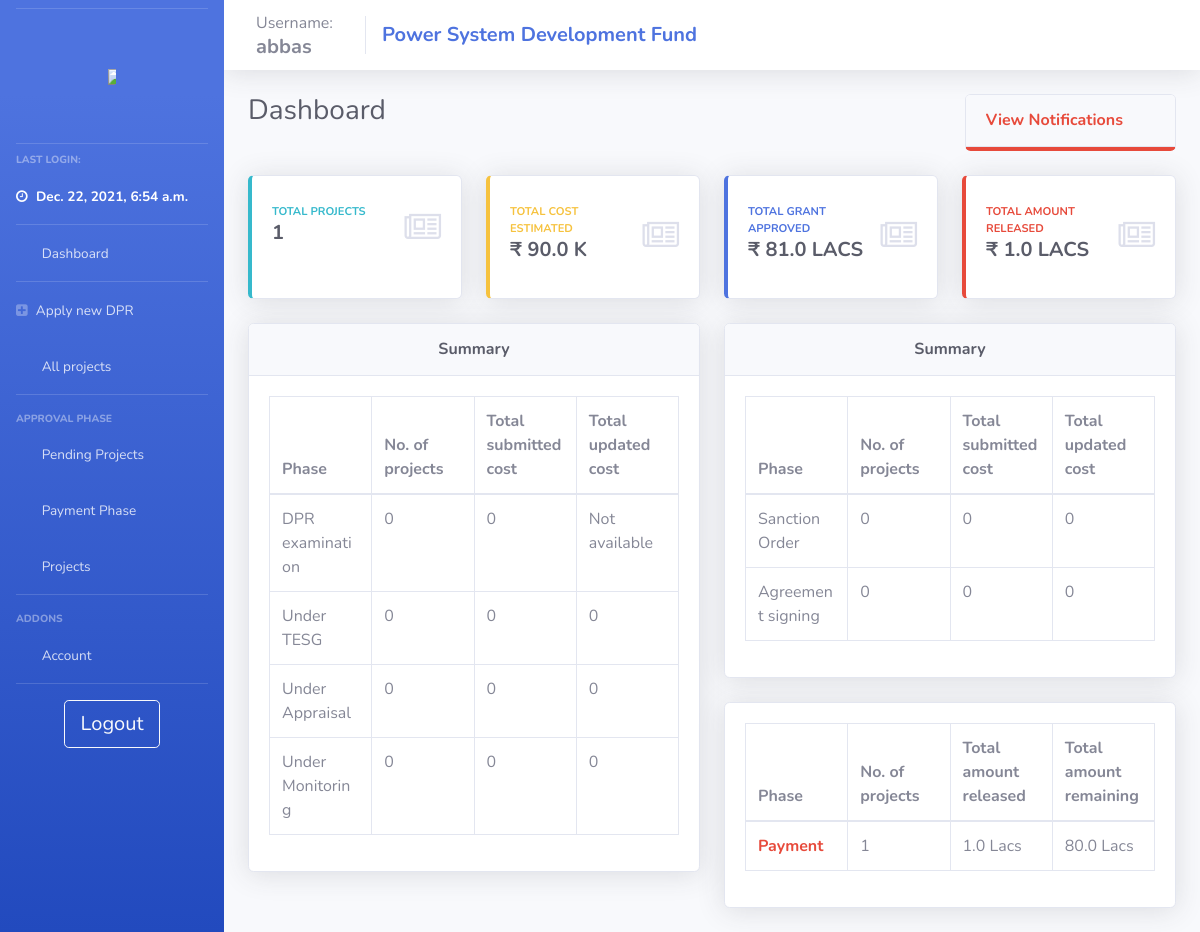
The app's page /user_dashboard/ (signed in), older data.
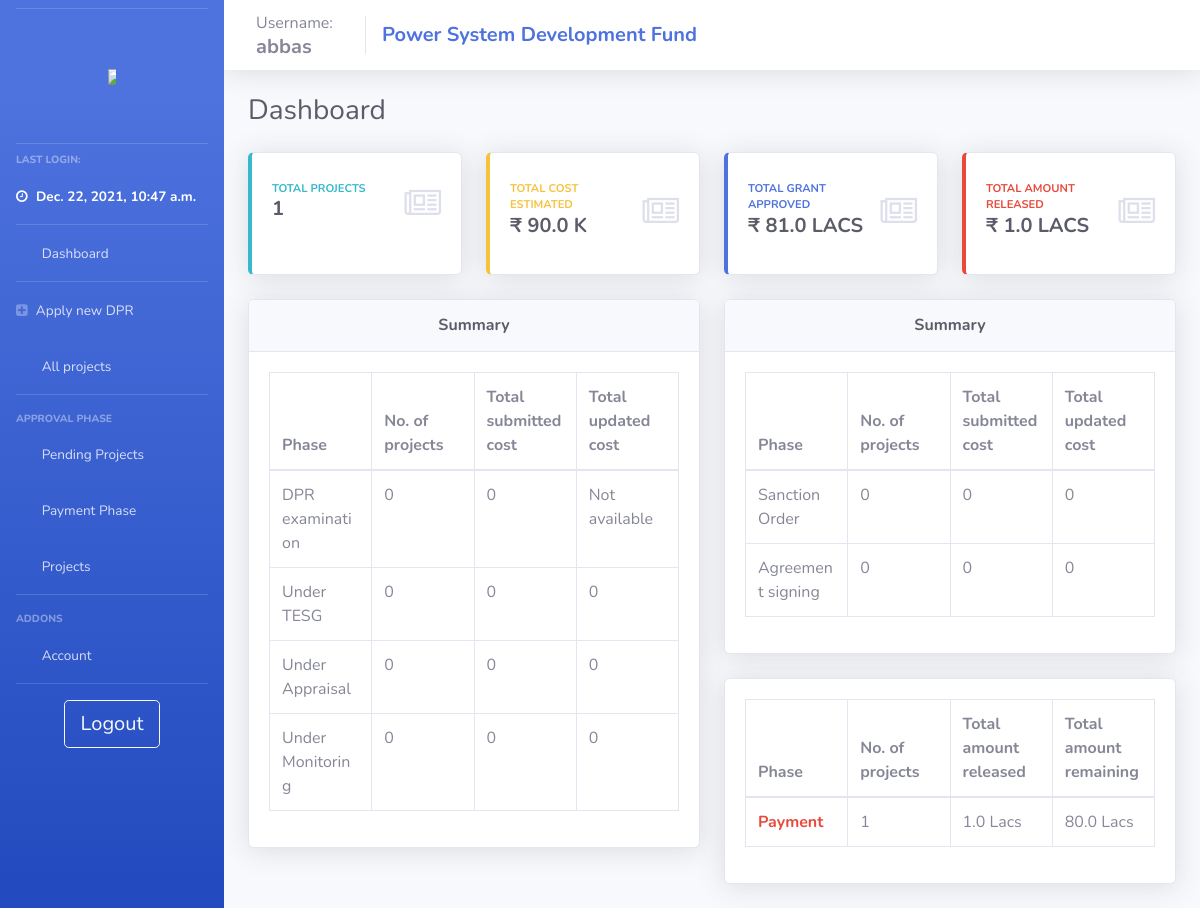
The same page, newer data.
### psdf_main/models.py (models this page shows)
class users(models.Model):
    username = models.CharField(max_length=200, null = False, unique = True)
    password = models.CharField(max_length=200, null = True)
    nodal = models.CharField(max_length=200, null = True)
    region = models.CharField(max_length=20, null = True)
    email = models.TextField(max_length=50, null=True)
    utilname = models.CharField(max_length=400, null = True)
    contact = models.CharField(max_length=10, null = True)
    address = models.CharField(max_length=500, null = True)
    reqdate = models.DateField(auto_now_add=True,null = True)
    aprdate = models.DateField( null = True)
    lastlogin = models.DateTimeField(null = True)
    admin = models.BooleanField(default=False)
    auditor = models.BooleanField(default=False)
    active = models.BooleanField(default=False)
    activate = models.BooleanField(default=False)
    notification = models.TextField(null=True)
    tpd = models.TextField(null=True)

### psdf_main/user_control.py (the view)
# urls.py: path('user_dashboard/', views.user_dashboard, name="user_dashboard"),
def user_dashboard(request):
    if useronline(request):
        context = full_user_context(request)
        thisuser = getuser(request)
        allproj = projects.objects.filter(deny = False, userid = thisuser)
        context['totalprojs'] = allproj.count()
        totalcost = 0
        totalgrant = 0
        totalreleased = 0
        for proj in allproj:
            if proj.amt_updated != None:
                totalcost = totalcost + int(proj.amt_updated)
            if proj.amt_approved != None:
                totalgrant = totalgrant + int(proj.amt_approved)
            if proj.amt_approved != None:
                totalreleased = totalreleased + int(proj.amt_released)
        context['totalcost'] = totalcost
        context['totalgrant'] = totalgrant
        context['totalreleased'] = totalreleased
        dprprojs = temp_projects.objects.filter(deny = False, userid = thisuser)
        context['dprnoproj'] = dprprojs.count()
        dprcost = 0
        for proj in dprprojs:
            if proj.amountasked != None:
                dprcost = dprcost + int(proj.amountasked)
        context['dprsubcost'] = dprcost
        tesgprojs = projects.objects.filter(deny = False, status = '1', userid = thisuser)
        context['tesgnoproj'] = tesgprojs.count()
        tesgsubcost = 0
        tesgupcost = 0
        for proj in tesgprojs:
            if proj.amt_asked != None:
                tesgsubcost = tesgsubcost + int(proj.amt_asked)
            if proj.amt_updated != None:
                tesgupcost = tesgupcost + int(proj.amt_updated)
        context['tesgsubcost'] = tesgsubcost
        context['tesgupcost'] = tesgupcost
        aprprojs = projects.objects.filter(deny = False, status = '2', userid = thisuser)
        context['aprnoproj'] = aprprojs.count()
        aprsubcost = 0
        aprupcost = 0
        for proj in aprprojs:
            if proj.amt_asked != None:
                aprsubcost = aprsubcost + int(proj.amt_asked)
            if proj.amt_updated != None:
                aprupcost = aprupcost + int(proj.amt_updated)
        context['aprsubcost'] = aprsubcost
        context['aprupcost'] = aprupcost
        moniprojs = projects.objects.filter(deny = False, status = '3', userid = thisuser)
        context['moninoproj'] = moniprojs.count()
        monisubcost = 0
        moniupcost = 0
        for proj in moniprojs:
            if proj.amt_asked != None:
                monisubcost = monisubcost + int(proj.amt_asked)
            if proj.amt_updated != None:
                moniupcost = moniupcost + int(proj.amt_updated)
        context['monisubcost'] = monisubcost
        context['moniupcost'] = moniupcost
        sacprojs = projects.objects.filter(deny = False, status = '4', userid = thisuser)
        context['sacnoproj'] = sacprojs.count()
        sacsubcost = 0
        sacupcost = 0
        for proj in sacprojs:
            if proj.amt_asked != None:
                sacsubcost = sacsubcost + int(proj.amt_asked)
            if proj.amt_updated != None:
                sacupcost = sacupcost + int(proj.amt_updated)
        context['sacsubcost'] = sacsubcost
        context['sacupcost'] = sacupcost
        docprojs = projects.objects.filter(deny = False, status = '5', userid = thisuser)
        context['docnoproj'] = docprojs.count()
        docsubcost = 0
        docupcost = 0
        for proj in docprojs:
            if proj.amt_asked != None:
                docsubcost = docsubcost + int(proj.amt_asked)
            if proj.amt_updated != None:
                docupcost = docupcost + int(proj.amt_updated)
        context['docsubcost'] = docsubcost
        context['docupcost'] = docupcost
        payprojs = projects.objects.filter(deny = False, status = '7', userid = thisuser)
        context['paynoproj'] = payprojs.count()
        payupcost = 0
        paidcost = 0
        for proj in payprojs:
            if proj.amt_approved != None:
                payupcost = payupcost + int(proj.amt_approved)
            if proj.amt_released != None:
                paidcost = paidcost + int(proj.amt_released)
        context['totalremain'] = payupcost - paidcost
        return render(request, 'psdf_main/_user_dashboard.html', context)
    else:
        return oops(request)

### psdf_main/helpers.py (called while the page is built)
def useronline(request):
    if (request.session.has_key('user')):
        return True
    else:
        return False

def getuser(request):
    try:
        return users.objects.filter(username = request.session['user'])[:1].get()
    except:
        return oops(request)

### psdf_main/templatetags/custom_tags.py (called while the page is built)
@register.simple_tag
def roundoff(abc):
    if len(str(abc))>=8:
        return str(round(float(abc)/10000000,2))+' Cr'
    if len(str(abc))>=6:
        return str(round(float(abc)/100000,2))+' Lacs'
    if len(str(abc))>=4:
        return str(round(float(abc)/1000,2))+' K'
    else:
        return str(abc)

### psdf_main/templates/psdf_main/_user_dashboard.html (shortened to what the changed rows need)
{% extends 'psdf_main/includes/layout.html'%} {% load static %} {% block body %} {% load custom_tags%}
<div class="containter-fluid">
    <div class="row">
        <div class="col-md-8">
            <div class="d-sm-flex align-items-center justify-content-end">
                <div class="d-sm-flex align-items-center justify-content-end">
                     {% if user.notifications %}
                    <div class="card mb-4 border-bottom-danger">
                        <a href="#boqsub" class="d-block card-header py-3 bg-light" data-toggle="collapse" role="button"
                            aria-expanded="true" aria-controls="BoQList">
                            <h6 class="m-0 font-weight-bold text-danger">View Notifications</h6>
                        </a>
                    </div>
                    {% endif %}
                </div>
            </div>
        </div>
    </div>
    <div class="row">
        <div class="col-md-6">
            <div class="card shadow mb-4">
                <div class="card-body">
                    <table class="table table-bordered table-hover" id="dataTable" width="100%" cellspacing="0" style="table-layout: fixed;
                    width: 100%;">
                        <thead>
                            <tr>
                                <th>Phase</th>
                                <th>No. of projects</th>
                                <th>Total submitted cost</th>
                                <th>Total updated cost</th>
                            </tr>
                        </thead>
                    </table>
                </div>
            </div>
        </div>
        <div class="col-md-6">
            <div class="card shadow mb-4">
                <div class="card-body">
                    <table class="table table-bordered table-hover" id="dataTable" width="100%" cellspacing="0" style="table-layout: fixed;
                    width: 100%;">
                        <thead>
                            <tr>
                                <th>Phase</th>
                                <th>No. of projects</th>
                                <th>Total submitted cost</th>
                                <th>Total updated cost</th>
                            </tr>
                        </thead>
                    </table>
                </div>
            </div>
            <div class="card shadow mb-4">
                <div class="card-body">
                    <table class="table table-bordered table-hover" id="dataTable" width="100%" cellspacing="0" style="table-layout: fixed;
                    width: 100%;">
                        <thead>
                            <tr>
                                <th>Phase</th>
                                <th>No. of projects</th>
                                <th>Total amount released</th>
                                <th>Total amount remaining</th>
                            </tr>
                        </thead>
                    </table>
                </div>
            </div>
        </div>
    </div>
</div>
{% endblock %}

### psdf_main/templates/psdf_main/includes/layout.html (shortened to what this page needs)
{% load static %}
<!DOCTYPE html>
<html>
<head>
    <link rel="stylesheet" href="{% static '/css/base.css' %}" type="text/css">
    <link href="{% static 'css/sb-admin-2.min.css' %}" rel="stylesheet" type="text/css">
    <link href="{% static 'vendor1/fontawesome-free/css/all.css' %}" rel="stylesheet" type="text/css">
    <link rel="stylesheet" href="https://cdnjs.cloudflare.com/ajax/libs/font-awesome/4.7.0/css/font-awesome.min.css">
</head>
<body id="page-top">
    <div id="wrapper">
        {% include 'psdf_main/includes/_navbar.html'%}
        <div id="content-wrapper" class="d-flex flex-column">
            <nav class="navbar navbar-expand navbar-light bg-white topbar mb-4 static-top shadow">
                <div class="sidebar-brand-text mx-3">Username:
                    <h5 class="m-0 font-weight-bold">{{user.username}}</h5>
                </div>
                <div class="navbar-brand">
                    <h5 class="m-0 font-weight-bold text-primary">Power System Development Fund</h5>
                </div>
            </nav>
            <div id="content">
                <div class="container-fluid">
                    {% block body %} {% endblock %}
                </div>
            </div>
        </div>
    </div>
</body>
</html>

### psdf_main/templates/psdf_main/includes/_navbar.html (shortened to what this page needs)
{% load static %}
<ul class="navbar-nav bg-gradient-primary sidebar sidebar-dark accordion" id="accordionSidebar">
    <hr class="sidebar-divider my-2"><br>
    <a class="sidebar-brand d-flex align-items-center justify-content-center" href="{% url ''%}">
        <div class="">
            <img src="{% static 'images/posocologo.png' %}" style="max-width:50%; max-height:50%;">
        </div>
    </a>
    <br>
    <hr class="sidebar-divider my-2">
    <div class="sidebar-heading">
        Last Login:
    </div>
    <li class="nav-item active">
        <a class="nav-link" href="/">
            <i class="fa fa-clock-o"></i>
            <span>{{user.lastlogin}}</span></a>
    </li>
    <hr class="sidebar-divider my-0">
    <li class="nav-item">
        <a class="nav-link" href="{% url '' %}">
            <i class="fas fa-fw fa-tachometer-alt"></i>
            <span>Dashboard</span></a>
    </li>
    <hr class="sidebar-divider my-0">
    <li class="nav-item">
        <a class="nav-link" href="{% url 'newdpr' %}">
            <i class="fa fa-plus-square"></i>
            <span>Apply new DPR</span></a>
    </li>
    <li class="nav-item">
        <a class="nav-link" href="{% url 'user_view_all_projs' %}">
            <i class="fas fa-fw fa-project-diagram"></i>
            <span>All projects</span></a>
    </li>
    <hr class="sidebar-divider">
    <div class="sidebar-heading">
        Approval Phase
    </div>
    <li class="nav-item">
        <a class="nav-link collapsed" href="#" data-toggle="collapse" data-target="#collapseTwo" aria-expanded="true" aria-controls="collapseTwo">
            <i class="fas fa-fw fa-cog"></i>
            <span>Pending Projects</span>
        </a>
    </li>
    <li class="nav-item">
        <a class="nav-link collapsed" href="#" data-toggle="collapse" data-target="#collapseThree" aria-expanded="true" aria-controls="collapseThree">
            <i class="fas fa-fw fa-bank"></i>
            <span>Payment Phase</span>
        </a>
    </li>
    <li class="nav-item">
        <a class="nav-link collapsed" href="#" data-toggle="collapse" data-target="#collapseUtilities" aria-expanded="true" aria-controls="collapseUtilities">
            <i class="fas fa-fw fa-wrench"></i>
            <span>Projects</span>
        </a>
    </li>
    <hr class="sidebar-divider">
    <div class="sidebar-heading">
        Addons
    </div>
    <li class="nav-item">
        <a class="nav-link collapsed" href="#" data-toggle="collapse" data-target="#collapsePages" aria-expanded="true" aria-controls="collapsePages">
            <i class="fas fa-fw fa-folder"></i>
            <span>Account</span>
        </a>
    </li>
    <hr class="sidebar-divider d-none d-md-block">
    <div class="text-center d-none d-md-inline">
        <a class="btn btn-lg btn-outline-light btn-wrap-text" href="{% url 'logout' %}"> Logout</a>
    </div>
</ul>

Row changes from the older to the newer data that the page shows:
changed users "abbas": lastlogin "Dec. 22, 2021, 6:54 a.m." → "Dec. 22, 2021, 10:47 a.m."
Text that changed along with them:
text no longer shown: "View Notifications"
